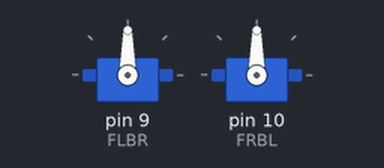
The sketch below on a simulated Arduino Uno, built with avr-gcc and run on an emulated ATmega328P. Shown: 2 × servo.

Above: at 3.05 s.
Timing chart, 0 to 7.6 s (numbered marks = the images above):
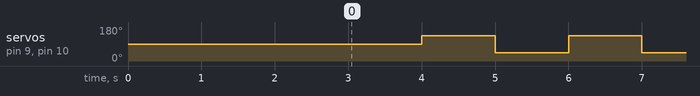

Measured:
- by itself, servo on pin 9 (FLBR), servo on pin 10 (FRBL): alternates 135° for 1.0 s and 45° for 1.0 s

The sketch:

example_servo_code.ino
```cpp
#include <Servo.h>

Servo FLBR;
Servo FRBL;


void setup() {
  FLBR.attach(9);  // attaches the servo on pin 9 to the servo object
  FRBL.attach(10);
  FLBR.write(90);              // tell servo to go to position in variable 'pos'
  FRBL.write(90);              // tell servo to go to position in variable 'pos'
  delay(3000);
}

void loop() {
    delay(1000);
    FLBR.write(135);              // tell servo to go to position in variable 'pos'
    FRBL.write(135);              // tell servo to go to position in variable 'pos'
    delay(1000);
    FLBR.write(45);              // tell servo to go to position in variable 'pos'
    FRBL.write(45);              // tell servo to go to position in variable 'pos'
}
```
